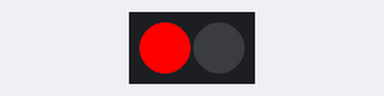
Simulated run of this sketch. Board: Arduino Uno, built with avr-gcc and run on an emulated ATmega328P. Shown: 2 RGB LEDs in strip order, left to right.

Above: at 0.5 s.
At 1.5 s:
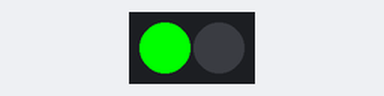
At 2.5 s:
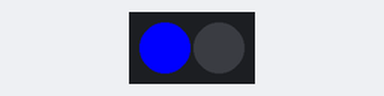
At 3.5 s:
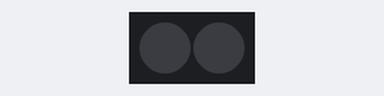
Timing chart, 0 to 5.2 s (numbered marks = the images above):
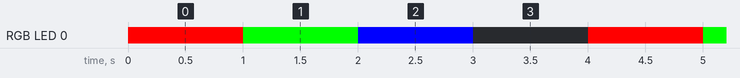

The sketch:

dianliangcaideng.ino
```cpp
#include <Adafruit_NeoPixel.h>//引用头文件
#define PIN 6   /*定义了控制LED的引脚，6表示Microduino的D6引脚，可通过Hub转接出来，用户可以更改 */
#define PIN_NUM 2 //定义允许接的led灯的个数

Adafruit_NeoPixel strip = Adafruit_NeoPixel(PIN_NUM, PIN, NEO_GRB + NEO_KHZ800); //该函数第一个参数控制串联灯的个数，第二个是控制用哪个pin脚输出，第三个显示颜色和变化闪烁频率

//该函数第一个参数控制串联灯的个数，第二个是控制用哪个pin脚输出，第三个显示颜色和变化闪烁频率

void setup() //创建无返回值函数
{
  strip.begin();   //准备对灯珠进行数据发送
}

void loop()   //无返回值loop函数
 {
  strip.setPixelColor(0, strip.Color(255, 0, 0));//红光
  strip.show();   //LED显示
  delay(1000);  //延迟1秒输出
  strip.setPixelColor(0, strip.Color(0, 255, 0));//绿光
  strip.show();  //LED显示
  delay(1000);  //延迟1秒输出
  strip.setPixelColor(0, strip.Color(0, 0, 255));//蓝光
  strip.show();  //LED显示
  delay(1000);  //延迟1秒输出
  strip.setPixelColor(0, strip.Color(0, 0, 0));//灭
  strip.show();  //LED显示
  delay(1000);  //延迟1秒输出
}
```

Measured:
- by itself, RGB LED 0: repeats every 4.0 s: RGB(0, 255, 0) 1.0 s, RGB(0, 0, 255) 1.0 s, off 1.0 s, RGB(255, 0, 0) 1.0 s
- by itself, everything shown: repeats every 4.0 s, in 4 steps
